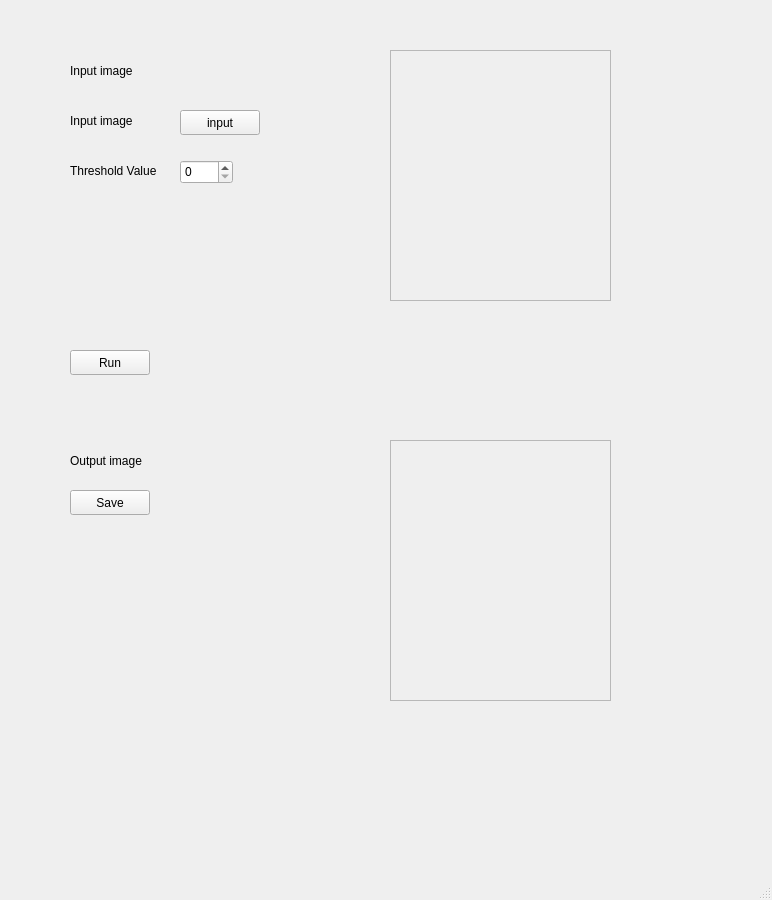
<?xml version="1.0" encoding="UTF-8"?>
<ui version="4.0">
 <class>MotherWindow</class>
 <widget class="QMainWindow" name="MotherWindow">
  <property name="geometry">
   <rect>
    <x>0</x>
    <y>0</y>
    <width>772</width>
    <height>900</height>
   </rect>
  </property>
  <property name="windowTitle">
   <string>MainWindow</string>
  </property>
  <widget class="QWidget" name="centralwidget">
   <widget class="QPushButton" name="inputButton">
    <property name="geometry">
     <rect>
      <x>180</x>
      <y>110</y>
      <width>80</width>
      <height>25</height>
     </rect>
    </property>
    <property name="text">
     <string>input</string>
    </property>
   </widget>
   <widget class="QSpinBox" name="threshold">
    <property name="geometry">
     <rect>
      <x>180</x>
      <y>160</y>
      <width>53</width>
      <height>24</height>
     </rect>
    </property>
    <property name="maximum">
     <number>255</number>
    </property>
   </widget>
   <widget class="QLabel" name="label">
    <property name="geometry">
     <rect>
      <x>70</x>
      <y>160</y>
      <width>111</width>
      <height>21</height>
     </rect>
    </property>
    <property name="text">
     <string>Threshold Value</string>
    </property>
   </widget>
   <widget class="QPushButton" name="runButton">
    <property name="geometry">
     <rect>
      <x>70</x>
      <y>350</y>
      <width>80</width>
      <height>25</height>
     </rect>
    </property>
    <property name="text">
     <string>Run</string>
    </property>
   </widget>
   <widget class="QLabel" name="label_3">
    <property name="geometry">
     <rect>
      <x>70</x>
      <y>110</y>
      <width>111</width>
      <height>21</height>
     </rect>
    </property>
    <property name="text">
     <string>Input image</string>
    </property>
   </widget>
   <widget class="QLabel" name="label_4">
    <property name="geometry">
     <rect>
      <x>70</x>
      <y>60</y>
      <width>111</width>
      <height>21</height>
     </rect>
    </property>
    <property name="text">
     <string>Input image</string>
    </property>
   </widget>
   <widget class="QLabel" name="label_5">
    <property name="geometry">
     <rect>
      <x>70</x>
      <y>450</y>
      <width>111</width>
      <height>21</height>
     </rect>
    </property>
    <property name="text">
     <string>Output image</string>
    </property>
   </widget>
   <widget class="QScrollArea" name="inputArea">
    <property name="geometry">
     <rect>
      <x>390</x>
      <y>50</y>
      <width>221</width>
      <height>251</height>
     </rect>
    </property>
    <property name="widgetResizable">
     <bool>true</bool>
    </property>
    <widget class="QWidget" name="scrollAreaWidgetContents">
     <property name="geometry">
      <rect>
       <x>0</x>
       <y>0</y>
       <width>217</width>
       <height>247</height>
      </rect>
     </property>
    </widget>
   </widget>
   <widget class="QScrollArea" name="outputArea">
    <property name="geometry">
     <rect>
      <x>390</x>
      <y>440</y>
      <width>221</width>
      <height>261</height>
     </rect>
    </property>
    <property name="widgetResizable">
     <bool>true</bool>
    </property>
    <widget class="QWidget" name="scrollAreaWidgetContents_3">
     <property name="geometry">
      <rect>
       <x>0</x>
       <y>0</y>
       <width>217</width>
       <height>257</height>
      </rect>
     </property>
    </widget>
   </widget>
   <widget class="QPushButton" name="saveButton">
    <property name="geometry">
     <rect>
      <x>70</x>
      <y>490</y>
      <width>80</width>
      <height>25</height>
     </rect>
    </property>
    <property name="text">
     <string>Save</string>
    </property>
   </widget>
  </widget>
  <widget class="QMenuBar" name="menubar">
   <property name="geometry">
    <rect>
     <x>0</x>
     <y>0</y>
     <width>772</width>
     <height>22</height>
    </rect>
   </property>
  </widget>
  <widget class="QStatusBar" name="statusbar"/>
 </widget>
 <resources/>
 <connections/>
</ui>
